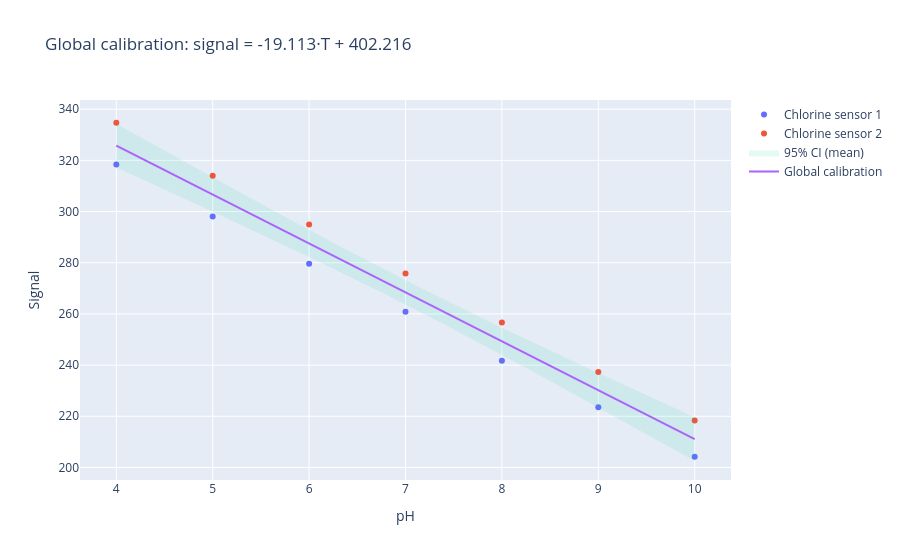

Source (notebook cell):
### Code cell
# plot with confidence interval (CI) - uncertainty around the mean fitted line
# x/y as arrays
x = df["free_chlorine_mg_L"].to_numpy()
y = df["signal_raw"].to_numpy()

# Fit OLS: y = b + a*x
X = sm.add_constant(x)          # adds intercept column
model = sm.OLS(y, X).fit()

# free_chlorine_mg_L grid for the line
x_grid = np.linspace(x.min(), x.max(), 200)
Xg = sm.add_constant(x_grid)

# Predictions + 95% CI
pred = model.get_prediction(Xg).summary_frame(alfree_chlorine_mg_La=0.05)
y_mean  = pred["mean"].to_numpy()
y_low   = pred["mean_ci_lower"].to_numpy()
y_high  = pred["mean_ci_upper"].to_numpy()

# ---- Plot ----
fig = go.Figure()

# Data points (colored by sensor_num)
for s in sorted(df["sensor_num"].dropna().unique()):
    sub = df[df["sensor_num"] == s]
    fig.add_trace(go.Scatter(
        x=sub["free_chlorine_mg_L"], y=sub["signal_raw"],
        mode="markers",
        name=f"Chlorine sensor {int(s)}"
    ))

# CI band (fill between low/high)
fig.add_trace(go.Scatter(
    x=np.concatenate([x_grid, x_grid[::-1]]),
    y=np.concatenate([y_high, y_low[::-1]]),
    fill="toself",
    name="95% CI (mean)",
    line=dict(width=0),
    opacity=0.2,
))

# Global fit line
fig.add_trace(go.Scatter(
    x=x_grid, y=y_mean,
    mode="lines",
    name="Global calibration",
))

# Show coefficients in title (3 decimals)
b, a = model.params  # const, slope
fig.update_layout(
    title=f"Global calibration: signal = {a:.3f}·T + {b:.3f}",
    xaxis_title="free_chlorine_mg_L",
    yaxis_title="Signal"
)

fig.show()
fig.write_image("plot_name.png", width=1200, height=600)

### Figure 1 — Plotly figure (JSON) as saved in the notebook; plotly's stock layout.template omitted (floating-point values rounded to 4 significant figures; data arrays with more than 128 entries replaced by an {"elided": "..."} marker saying what was removed)
{"data": [{"mode": "markers", "name": "Chlorine sensor 1", "type": "scatter", "x": [4.0, 5.0, 6.0, 7.0, 8.0, 9.0, 10.0], "y": [318.4, 298.1, 279.6, 260.8, 241.7, 223.5, 204.2]}, {"mode": "markers", "name": "Chlorine sensor 2", "type": "scatter", "x": [4.0, 5.0, 6.0, 7.0, 8.0, 9.0, 10.0], "y": [334.7, 314.0, 294.9, 275.8, 256.6, 237.3, 218.4]}, {"fill": "toself", "line": {"width": 0}, "name": "95% CI (mean)", "opacity": 0.2, "type": "scatter", "x": {"elided": "400 float values"}, "y": {"elided": "400 float values"}}, {"mode": "lines", "name": "Global calibration", "type": "scatter", "x": {"elided": "200 float values"}, "y": {"elided": "200 float values"}}], "layout": {"title": {"text": "Global calibration: signal = -19.113·T + 402.216"}, "xaxis": {"title": {"text": "pH"}}, "yaxis": {"title": {"text": "Signal"}}}}
